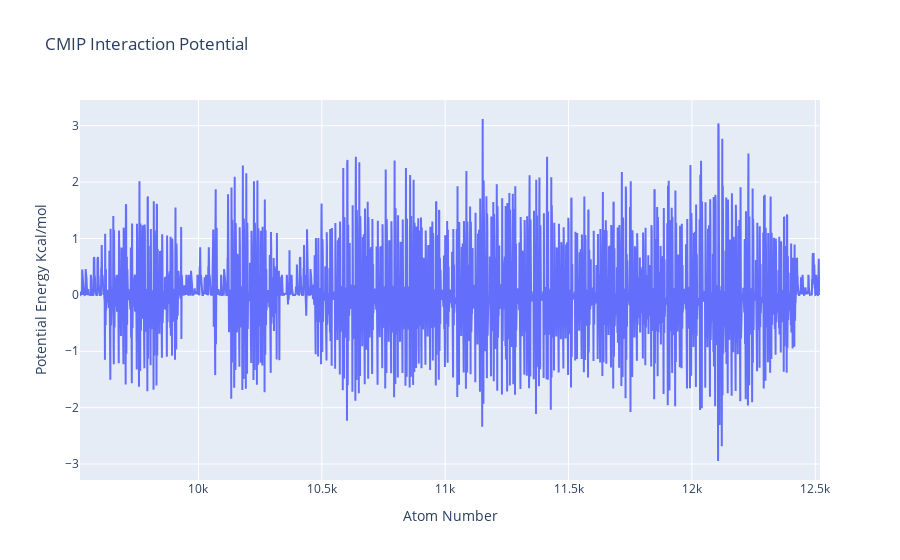

Notebook code for this chart:
### Code cell
import plotly
import plotly.graph_objs as go
from biobb_cmip.utils.representation import get_energies_byat


#atom_list, energy_dict = get_energies_byat(RBD_byat_out)

#Read data from file and filter energy values higher than 1000 Kj/mol^-1
with open(RBD_byat_out,'r') as energy_file:
       
    x,y = map(
        list,
        zip(*[
#            (float(line.split()[1]),float(line[-15:])) # Electrostatics + VdW
            (float(line.split()[1]),float(line[-30:-15])) # Electrostatics
#            (float(line.split()[1]),float(line[-45:-30])) # VdW
            for line in energy_file
        ])
    )

plotly.offline.init_notebook_mode(connected=True)

fig = {"data": [go.Scatter(x=x, y=y)],
       "layout": go.Layout(title="CMIP Interaction Potential", xaxis=dict(title = "Atom Number"), 
                           yaxis=dict(title = "Potential Energy Kcal/mol"))}

plotly.offline.iplot(fig)

### Figure 1 — Plotly figure (JSON) as saved in the notebook; plotly's stock layout.template omitted (floating-point values rounded to 4 significant figures; data arrays with more than 128 entries replaced by an {"elided": "..."} marker saying what was removed)
{"data": [{"type": "scatter", "x": {"elided": "3000 int values"}, "y": {"elided": "3000 float values"}}], "layout": {"title": {"text": "CMIP Interaction Potential"}, "xaxis": {"title": {"text": "Atom Number"}}, "yaxis": {"title": {"text": "Potential Energy Kcal/mol"}}}}
